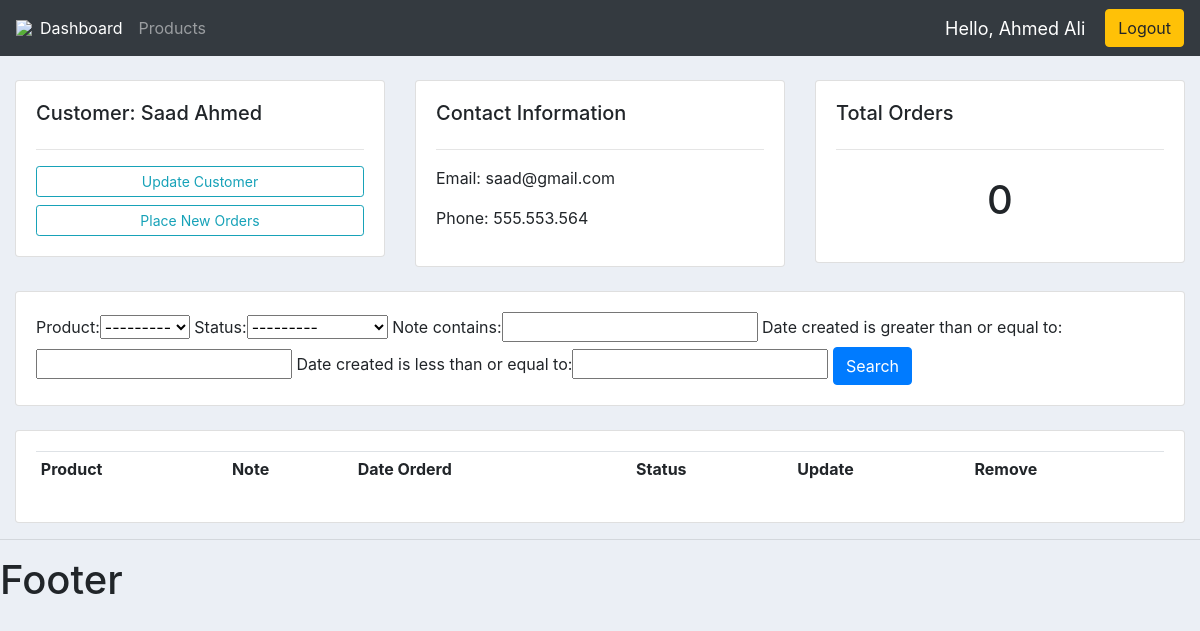
Screenshot of /customer/4/ (signed in) with the database file from the repository.
### accounts/models.py (models this page shows, shortened)
class Customer(models.Model):
	users = models.OneToOneField(User, null = True, blank = True, on_delete = models.CASCADE)
	name = models.CharField(max_length = 200, null = True)
	phone = models.CharField(max_length = 200, null = True)
	email = models.CharField(max_length = 200, null = True)
	profile_pic = models.ImageField(default = "default-pic.png", null = True, blank = True)
	date_created = models.DateTimeField(auto_now_add = True, null = True)

### accounts/decorators.py (the view)
		def wrapped_function(request, *args, **kwargs):
			group = None
			if request.user.groups.exists():
				group = request.user.groups.all()[0].name
			if group in allow_users:
				return view_function(request, *args, **kwargs)
			else:
				return HttpResponse('You are not authorized.')

### accounts/models.py (called while the page is built)
	def __str__(self):
		return self.name

### accounts/views.py (called while the page is built)
@login_required(login_url = 'login')
@allowed_users(allow_users = ['admin'])
def customer(request, pk_test):
	customer = Customer.objects.get(id = pk_test)
	orders = customer.order_set.all()
	order_count = orders.count()
	myFilter = OrderFilter(request.GET, queryset = orders)
	orders = myFilter.qs
	context = {'customer':customer, 'orders':orders,
	'order_count':order_count, 'myFilter':myFilter}
	return render(request, 'accounts/customer.html', context)

### accounts/templates/accounts/customer.html (shortened to what this page needs)
{% extends 'accounts/main.html' %}
{% block content %}
<br>
<div class="row">
	<div class="col-md">
		<div class="card card-body">
			<h5>Customer: {{customer.name}}</h5>
			<hr>
			<a class="btn btn-outline-info  btn-sm btn-block" href="">Update Customer</a>
			<a class="btn btn-outline-info  btn-sm btn-block" href="{% url 'create_order' customer.id %}">Place New Orders</a>
		</div>
	</div>
	<div class="col-md">
		<div class="card card-body">
			<h5>Contact Information</h5>
			<hr>
			<p>Email: {{customer.email}}</p>
			<p>Phone: {{customer.phone}}</p>
		</div>
	</div>
	<div class="col-md">
		<div class="card card-body">
			<h5>Total Orders</h5>
			<hr>
			<h1 style="text-align: center;padding: 10px">{{order_count}}</h1>
		</div>
	</div>
</div>
<br>
<div class="row">
	<div class="col">
		<div class="card card-body">
			<form method="get">
		    {{myFilter.form}}
		    <button class="btn btn-primary" type="submit">Search</button>
		  </form>
		</div>
	</div>
</div>
<br>
<div class="row">
	<div class="col-md">
		<div class="card card-body">
			<table class="table table-sm">
				<tr>
					<th>Product</th>
					<th>Note</th>
					<th>Date Orderd</th>
					<th>Status</th>
					<th>Update</th>
					<th>Remove</th>
				</tr>
			</table>
		</div>
	</div>
</div>
{% endblock%}

### accounts/templates/accounts/navbar.html (shortened to what this page needs)
{% load static %}
<nav class="navbar navbar-expand-lg navbar-dark bg-dark">
  <img src="{% static '/images/w3newbie.png' %}">
  <div class="collapse navbar-collapse" id="navbarNav">
    <ul class="navbar-nav">
      {% if request.user.is_staff %}
      <li class="nav-item active">
        <a class="nav-link" href="{% url 'home' %}">Dashboard</a>
      </li>
      <li class="nav-item">
        <a class="nav-link" href="{% url 'products' %}">Products</a>
      </li>
      {% else %}
      <li class="nav-item">
        <a class="nav-link" href="{% url 'account' %}">Settings</a>
      </li>
      {% endif %}
    </ul>
  </div>
  <span id="hello-msg">Hello, {{request.user.first_name}}</span>
  <span><a class="btn btn-warning" href="{% url 'logout' %}">Logout</a></span>
</nav>

### static/css/main.css (style rules this page uses)
body { background-color: #ebeff5; }

### accounts/templates/accounts/navbar.html (style rules this page uses)
#hello-msg { font-size: 18px; color: #fff; margin-right: 20px; }

### rows the page displays
Customer: name "Saad Ahmed", email "saad@gmail.com", phone "555.553.564"

### other values shown
{{ request.user.first_name }} "Ahmed Ali"
{{ order_count }} "0"
